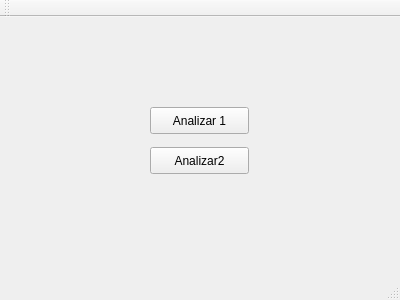
<?xml version="1.0" encoding="UTF-8"?>
<ui version="4.0">
 <class>Principal</class>
 <widget class="QMainWindow" name="Principal">
  <property name="geometry">
   <rect>
    <x>0</x>
    <y>0</y>
    <width>400</width>
    <height>300</height>
   </rect>
  </property>
  <property name="windowTitle">
   <string>Principal</string>
  </property>
  <widget class="QWidget" name="centralWidget">
   <widget class="QPushButton" name="pushButton">
    <property name="geometry">
     <rect>
      <x>150</x>
      <y>90</y>
      <width>99</width>
      <height>27</height>
     </rect>
    </property>
    <property name="text">
     <string>Analizar 1</string>
    </property>
   </widget>
   <widget class="QPushButton" name="pushButton_2">
    <property name="geometry">
     <rect>
      <x>150</x>
      <y>130</y>
      <width>99</width>
      <height>27</height>
     </rect>
    </property>
    <property name="text">
     <string>Analizar2</string>
    </property>
   </widget>
  </widget>
  <widget class="QMenuBar" name="menuBar">
   <property name="geometry">
    <rect>
     <x>0</x>
     <y>0</y>
     <width>400</width>
     <height>25</height>
    </rect>
   </property>
  </widget>
  <widget class="QToolBar" name="mainToolBar">
   <attribute name="toolBarArea">
    <enum>TopToolBarArea</enum>
   </attribute>
   <attribute name="toolBarBreak">
    <bool>false</bool>
   </attribute>
  </widget>
  <widget class="QStatusBar" name="statusBar"/>
 </widget>
 <layoutdefault spacing="6" margin="11"/>
 <resources/>
 <connections/>
</ui>
